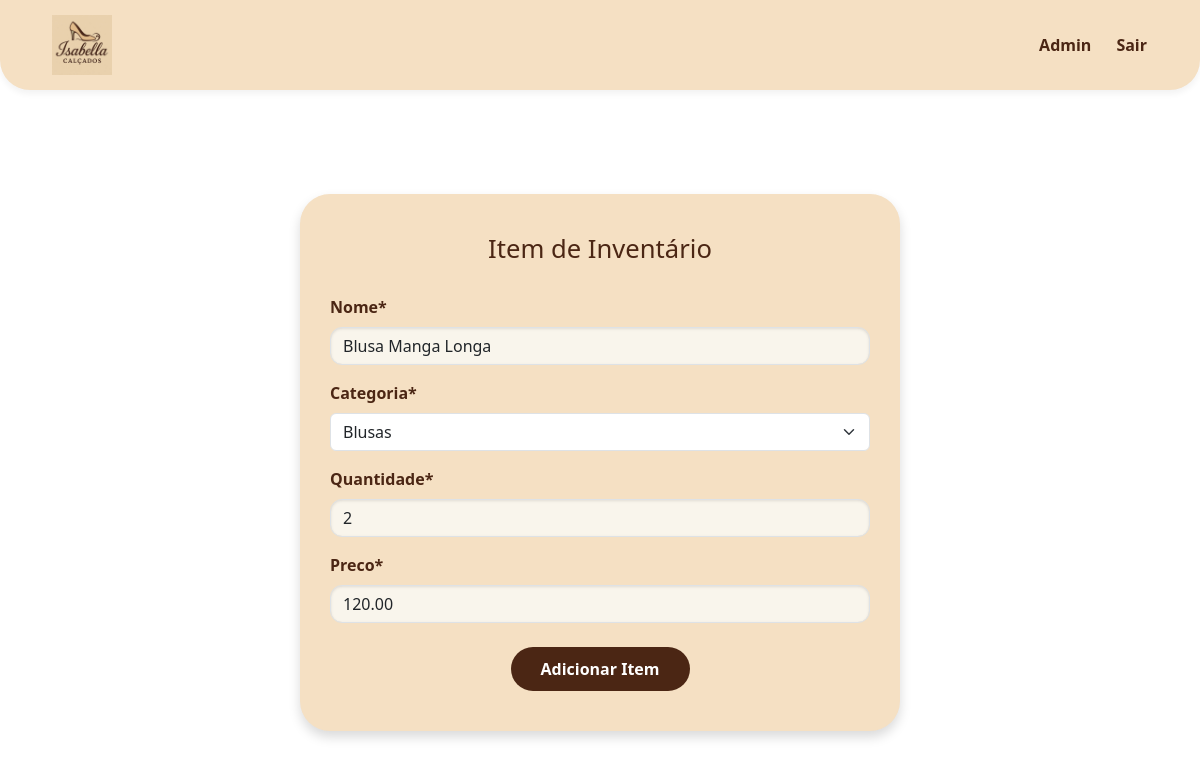
Page /edit-item/5 (signed in) on the committed database.
### inventory/models.py (models this page shows, shortened)
class ItemInventario(models.Model):
    nome = models.CharField(max_length=200)
    categoria = models.ForeignKey('Categoria', on_delete=models.SET_NULL, blank=True, null=True)
    quantidade = models.IntegerField()
    preco = models.DecimalField(max_digits=10, decimal_places=2, default=0.00)
    data_criacao = models.DateTimeField(auto_now_add=True)
    user = models.ForeignKey(User, on_delete=models.CASCADE)

class Categoria(models.Model):
    nome = models.CharField(max_length=200)
    class Meta:
        verbose_name_plural = 'categorias'
    def __str__(self):
        return self.nome

### inventory/views.py (the view)
# urls.py: path('edit-item/<int:pk>', EditItem.as_view(), name= 'edit-item'),
class EditItem(LoginRequiredMixin, UpdateView):
    model = ItemInventario
    form_class = ItemInventarioForm
    template_name = 'inventory/item_form.html'
    success_url = reverse_lazy('dashboard')

### inventory/forms.py
class ItemInventarioForm(forms.ModelForm):
    categoria = forms.ModelChoiceField(queryset= Categoria.objects.all(), initial = 0)
    class Meta:
        model = ItemInventario
        fields = ['nome', 'categoria', 'quantidade', 'preco']

### inventory/templates/inventory/item_form.html (shortened to what this page needs)
{% extends 'inventory/base.html' %}
{% load crispy_forms_tags %}
{% block content %}
<div class="item-form-container">
    <h1>Item de Inventário</h1>
    <form method="POST">
        {{ form|crispy }}
        <div class="text-center mt-4">
            <button type="submit" class="btn-marrom">Adicionar Item</button>
        </div>
    </form>
</div>
{% endblock %}

### inventory/static/css/estilo.css (style rules this page uses)
body { margin: 0; padding: 0; box-sizing: border-box; }
.btn-marrom { background-color: #4B2614; color: white; border-radius: 25px; padding: 10px 30px; font-weight: bold; border: none; text-decoration: none; }
.form-control { border-radius: 10px; box-shadow: 0 2px 4px rgba(0, 0, 0, 0.1); }
.form-label { font-weight: bold; color: #4B2614; }
.form-control { border-radius: 12px; background-color: #F9F5EC; box-shadow: inset 0 1px 3px rgba(0,0,0,0.1); }
.item-form-container { background-color: #F5E0C3; border-radius: 30px; padding: 40px 30px; max-width: 600px; margin: 80px auto; box-shadow: 0 6px 12px rgba(0, 0, 0, 0.15); }
.item-form-container h1 { text-align: center; color: #4B2614; font-size: 1.6rem; margin-bottom: 30px; }

### rows in the picture
ItemInventario: nome "Blusa Manga Longa", categoria "Blusas", quantidade "2", preco "120.00"
